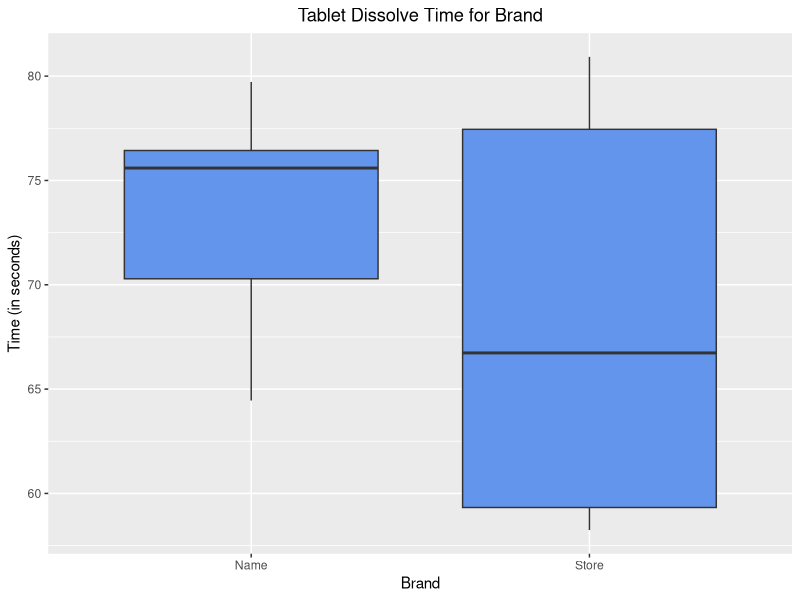
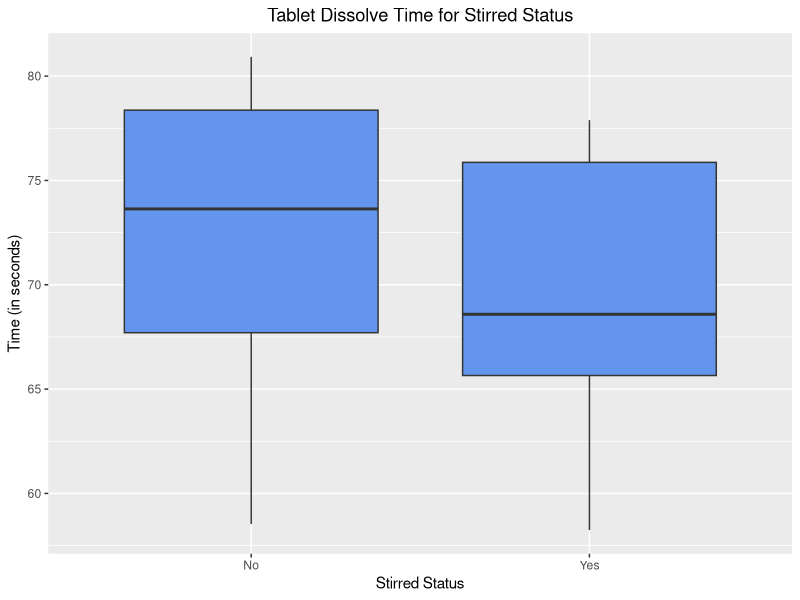
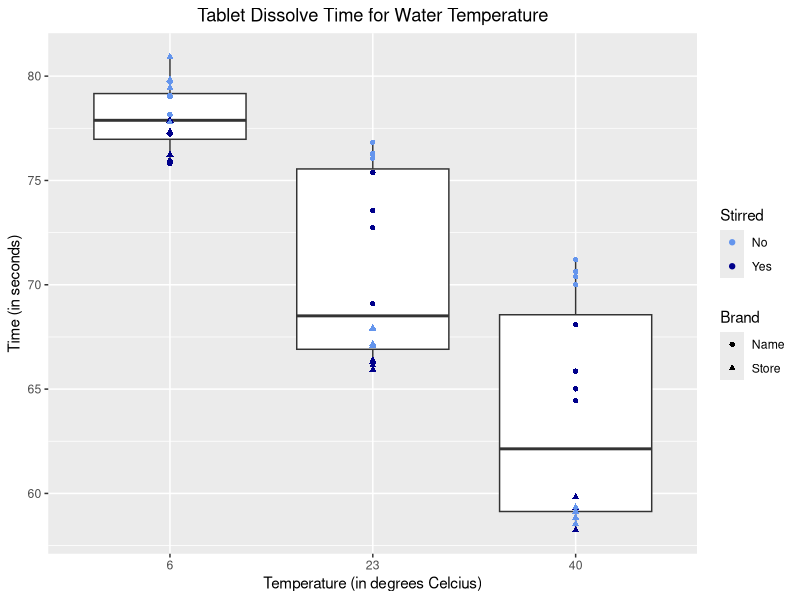
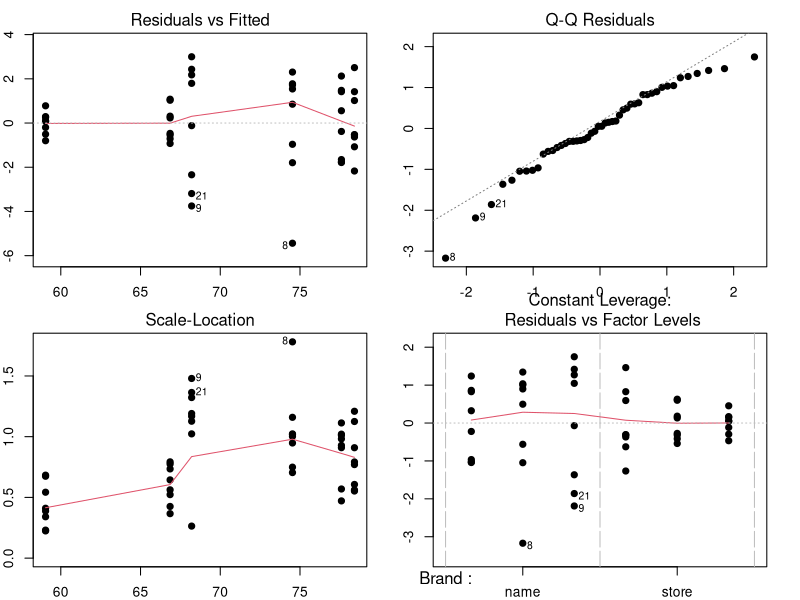
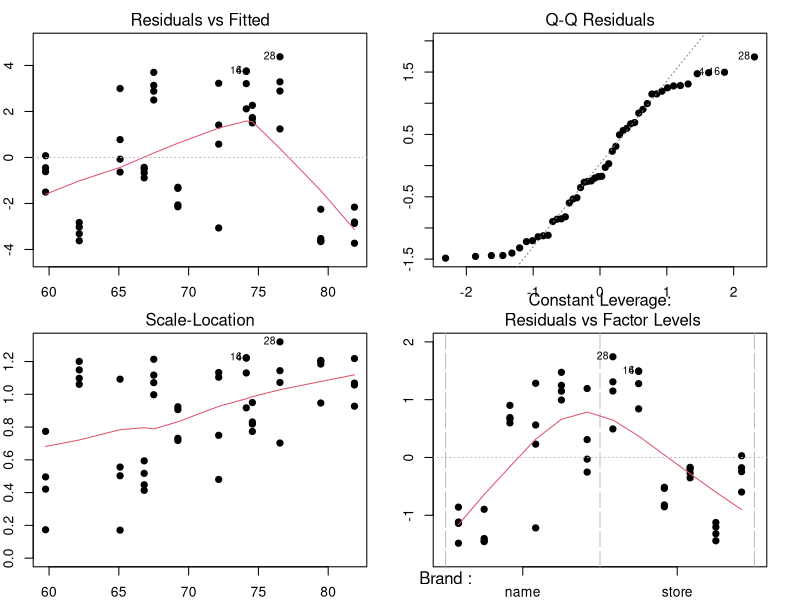
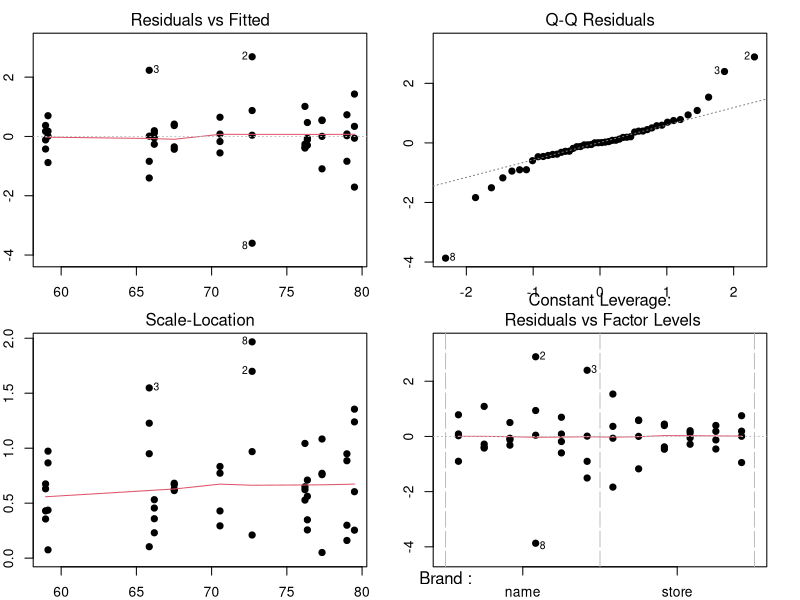

Here is the R script that generated these plots, in order: (Note: this script raises an error after producing the figures.)
## ---- chunk 1
library(readr)
library(knitr)
library(dplyr)
library(GGally)
library(ggplot2)
knitr::opts_chunk$set(echo = FALSE, message = FALSE)
## ---- chunk 2
data <- read_csv("effervescence.csv")
data$Brand <- as.factor(data$Brand)
data$Stirred <- as.factor(data$Stirred)
data$Temp <- as.factor(data$Temp)
data$Order <- as.factor(data$Order)
kable(head(data, n = 10), caption = "First 10 Rows of Effervescence Data")
## ---- chunk 3
kable(summary(data), caption = "Summary Stats for Variables", digits = 2)
## ---- chunk 4
data_stats <- data %>%
                as_tibble() %>%
                group_by(Brand, Stirred, Temp) %>%
                summarise_at(vars(Time), list(Mean = mean, 
                                              SD = sd,
                                              Min = min, 
                                              Q1 = ~quantile(., probs = 0.25), 
                                              Median = median, 
                                              Q3 = ~quantile(., probs = 0.75), 
                                              Max = max))
kable(data_stats, caption = "Summary Stats for Time by Group", digits = 2)
## ---- chunk 5
ggplot(data, aes(x = Brand, y = Time)) + 
  geom_boxplot(fill = "cornflowerblue") + 
  labs(title = "Tablet Dissolve Time for Brand", x = "Brand", y = "Time (in seconds)") +        scale_x_discrete(labels = c("Name", "Store")) +
  theme(plot.title = element_text(hjust = 0.5))
## ---- chunk 6
ggplot(data, aes(x = Stirred, y = Time)) + 
  geom_boxplot(fill = "cornflowerblue") + 
  labs(title = "Tablet Dissolve Time for Stirred Status", x = "Stirred Status", y = "Time (in seconds)") + scale_x_discrete(labels = c("No", "Yes")) +
  theme(plot.title = element_text(hjust = 0.5))
## ---- chunk 7
ggplot(data, aes(x = Temp, y = Time)) + 
  geom_boxplot() + 
  geom_point(aes(color = Stirred, shape = Brand)) + 
  labs(title = "Tablet Dissolve Time for Water Temperature", 
       x = "Temperature (in degrees Celcius)", 
       y = "Time (in seconds)") + 
  scale_shape_discrete(labels = c("Name", "Store")) + 
  scale_color_manual(values = c("cornflowerblue", "blue4"), labels = c("No", "Yes")) +
  theme(plot.title = element_text(hjust=0.5))
## ---- chunk 8
amod1 <- aov(Time ~ Brand + Temp + Brand:Temp, data = data)
par(mfrow = c(2,2), mar = c(2, 2, 2, 2))
plot(amod1, pch = 19)
par(mfrow = c(1,1), mar = c(5.1, 4.1, 4.1, 2.1))
summary(amod1)
## ---- chunk 9
amod2 <- aov(Time ~ Brand + Temp + Stirred, data = data)
par(mfrow = c(2,2), mar = c(2, 2, 2, 2))
plot(amod2, pch = 19)
par(mfrow = c(1,1), mar = c(5.1, 4.1, 4.1, 2.1))
summary(amod2)
## ---- chunk 10
amod3 <- aov(Time ~ Brand*Temp*Stirred, data = data)
par(mfrow = c(2,2), mar = c(2, 2, 2, 2))
plot(amod3, pch = 19)
par(mfrow = c(1,1), mar = c(5.1, 4.1, 4.1, 2.1))
summary(amod3)
## ---- chunk 11
knitr::include_graphics("figure_for_project.png")
## ---- chunk 12
interaction.plot(data$Temp, data$Stirred, data$Time,
                 type = "b", pch = 19, col = c(2,4),
                 main="Interaction Plot for Temp and Stirred Status",
                 trace.label = "Stirred?",
                 xlab = "Temperature",
                 ylab = "Mean Dissolve Time")
